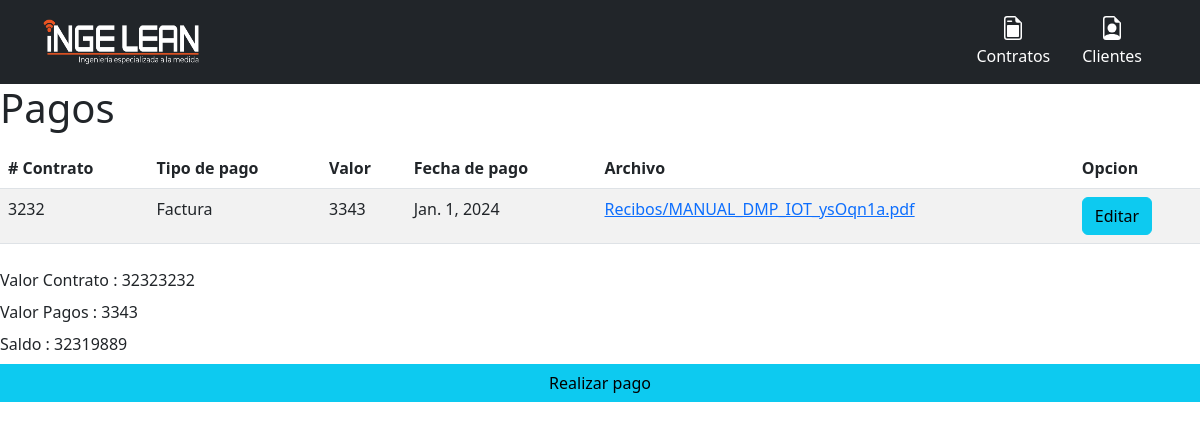
The page /Pagos/3232 on the database its author committed.
### CarteraApp/models.py (models this page shows, shortened)
class Pagos(models.Model):
    tipo_pago_opciones = [
        ('recibo_de_caja', 'Recibo de Caja'),
        ('factura', 'Factura'),
    ]
    numero_contrato = models.ForeignKey(Contratos, on_delete=models.PROTECT)
    tipo_pago = models.CharField(max_length=20, choices=tipo_pago_opciones)
    valor_pago = models.IntegerField()
    fecha_pago = models.DateField()
    archivo_pago = models.FileField(upload_to='Recibos/', blank=True, null=True)

class Contratos(models.Model):
    Numero_Contrato = models.IntegerField(primary_key=True)
    asesor = models.CharField(max_length=50)
    cliente = models.ForeignKey(Clientes, on_delete=models.PROTECT)
    valor = models.IntegerField()
    Fecha_Inicial = models.DateField()
    Fecha_Final = models.DateField(blank=True, null=True)
    archivo_contrato = models.FileField(upload_to='Contratos/')
    descripcion = models.TextField(blank=True, null=True)

### CarteraApp/views.py (the view)
# urls.py: path('Pagos/<Numero_Contrato>', views.pagos),
def pagos(request, Numero_Contrato):
    try:
        datos = saldo_pagos(Numero_Contrato)
        return render(request, "ProyectoCartera/Pagos/Pagos.html", {"Pagos":  datos[3], 'datos': datos , 'contrato': Numero_Contrato})
    except:
        return render(request, "ProyectoCartera/error.html", {'mensaje': "Este contrato no existe"})

### CarteraApp/Funciones.py (called while the page is built)
def saldo_pagos(Numero_Contrato):
    pagos = Pagos.objects.filter(numero_contrato__Numero_Contrato=Numero_Contrato)
    valor_contrato = Contratos.objects.get(Numero_Contrato=Numero_Contrato).valor
    valores_pago = sum(list(pagos.values_list('valor_pago', flat=True)))
    saldo = valor_contrato - valores_pago
    return [valor_contrato, valores_pago, saldo, pagos]

### templates/ProyectoCartera/Pagos/Pagos.html (shortened to what this page needs)
{% extends "ProyectoCartera/base.html" %}
{% block body %}
    <div class="row">
        <div class="col">
            <h1>Pagos</h1>
            <div class="table-responsive py-2">
                <table class="table table-striped">
                <thead>
                    <tr>
                        <th># Contrato</th>
                        <th>Tipo de pago</th>
                        <th>Valor</th>
                        <th>Fecha de pago</th>
                        <th>Archivo</th>
                        <th>Opcion</th>
                    </tr>
                </thead>
                <tbody>
                    {% for infoPago in Pagos %}
                        <tr>
                            <td>{{infoPago.numero_contrato.Numero_Contrato}}</td>
                            <td>{{infoPago.get_tipo_pago_display}}</td>
                            <td>{{infoPago.valor_pago}}</td>
                            <td>{{infoPago.fecha_pago}}</td>
                            <td><a href="/./../media/{{ infoPago.archivo_pago }}" target="_blank">{{ infoPago.archivo_pago }}</a></td>
                            <td><a href="/EditarPagoVista/{{ infoPago.id }}" class="btn btn-info">Editar</a></td>
                        </tr>
                    {% endfor %}
                </tbody>
            </table>
            </div>
        </div>
    </div>
    <div class="row">
        <div class="row"><label class="form-label"> Valor Contrato : {{ datos.0 }}</label></div>
        <div class="row"><label class="form-label"> Valor Pagos :  {{ datos.1 }}</label></div>
        <div class="row"><label class="form-label"> Saldo :  {{ datos.2 }}</label></div>
    </div>
    <div class="row">
        {% if datos.2 > 0 %}
            <a href="/AgregarPagosVista/{{ contrato }}" class="btn btn-info">Realizar pago</a>
        {% else %}
            <button class="btn btn-info" disabled>Realizar pago</button>
        {% endif %}
    </div>
{% endblock %}

### rows shown on the page
Pagos: numero_contrato.Numero_Contrato "3232", tipo_pago "Factura", valor_pago "3343", fecha_pago "Jan. 1, 2024", archivo_pago "Recibos/MANUAL_DMP_IOT_ysOqn1a.pdf"

### other values the page prints
{{ datos.0 }} "32323232"
{{ datos.1 }} "3343"
{{ datos.2 }} "32319889"
